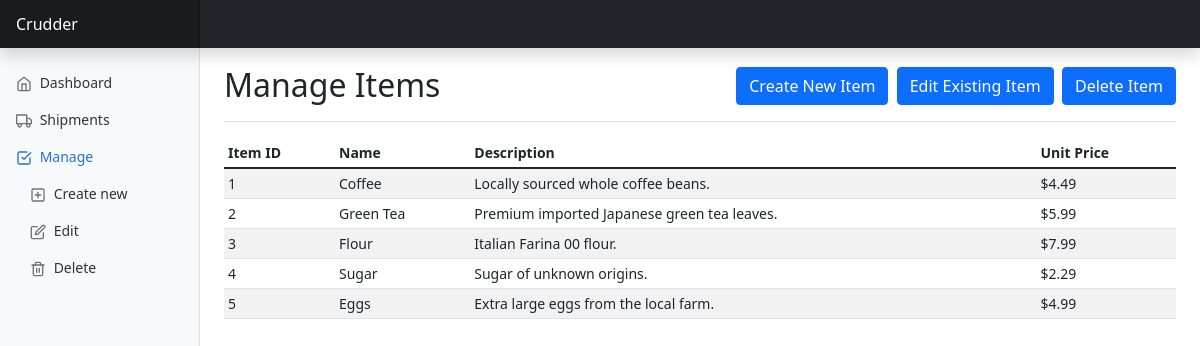
The page /manage on the database as committed earlier.
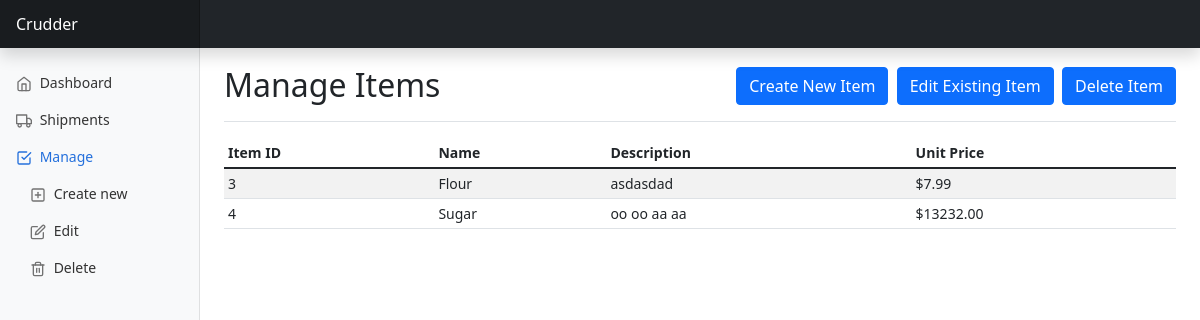
The same page on the database as committed later.
### tables this page shows
CREATE TABLE items (
  id INTEGER PRIMARY KEY AUTOINCREMENT,
  name TEXT,
  description TEXT,
  price REAL
);

### app.py (the view)
@app.route('/manage')
def manage():
    conn = db.get_db_connection()
    items = db.execute_query(
        conn=conn,
        query=constants.GET_ITEMS_QUERY
    ).fetchall()
    conn.close()
    return render_template('manage.html', items=items)

### db.py (called while the page is built)
def get_db_connection(db='database.db'):
    conn = sqlite3.connect(db)
    conn.row_factory = sqlite3.Row
    return conn

def get_db_cursor(conn):
    return conn.cursor()

def execute_query(conn, query, args=None):
    cursor = get_db_cursor(conn)
    if args:
        cursor.execute(query, args)
    else:
        cursor.execute(query)
    conn.commit()
    return cursor

### templates/manage.html (shortened to what this page needs)
{% extends "base.html" %}
{% block sidebar %}
  <li class="nav-item">
    <a class="nav-link" href="/index">
      <span data-feather="home"></span>
      Dashboard
    </a>
  </li>
  <li class="nav-item">
    <a class="nav-link" href="/shipments">
      <span data-feather="truck"></span>
      Shipments
    </a>
  </li>
  <li class="nav-item">
    <a class="nav-link active" aria-current="page" href="/manage">
      <span data-feather="check-square"></span>
      Manage
    </a>
    <ul class="nav flex-column">
      <li class="nav-item"><a class="nav-link" href="/manage/create">
        <span data-feather="plus-square"></span>
        Create new
      </a>
      </li>
      <li class="nav-item"><a class="nav-link" href="/manage/edit">
        <span data-feather="edit"></span>
        Edit
      </a>
      </li>
      <li class="nav-item"><a class="nav-link" href="/manage/delete">
        <span data-feather="trash-2"></span>
        Delete
      </a>
      </li>
    </ul>
  </li>
{% endblock %}
{% block header %}Manage Items{% endblock %}
{% block task_buttons %}
  <a href="/manage/create" class="btn btn-primary">Create New Item</a>
  <a href="/manage/edit" class="btn btn-primary">Edit Existing Item</a>
  <a href="/manage/delete" class="btn btn-primary">Delete Item</a>
{% endblock %}
{% block content %}
  <div class="table-responsive">
    <table class="table table-striped table-sm">
      <thead>
        <tr>
          <th scope="col">Item ID</th>
          <th scope="col">Name</th>
          <th scope="col">Description</th>
          <th scope="col">Unit Price</th>
        </tr>
      </thead>
      <tbody>
      {% for item in items %}
        <tr>
          <td>{{ item["id"] }}</td>
          <td>{{ item["name"] }}</td>
          <td>{{ item["description"] }}</td>
          <td>{{ "${:.2f}".format(item["price"]) }}</td>
        </tr>
      {% endfor %}</tbody>
    </table>
  </div>
{% endblock %}

### templates/base.html (shortened to what this page needs)
<!DOCTYPE html>
<html lang="en">
  <head>
    <link href="https://cdn.jsdelivr.net/npm/bootstrap@5.1.3/dist/css/bootstrap.min.css" rel="stylesheet"
>
    <link href="/static/dashboard.css" rel="stylesheet">
  </head>
  <body>
<header class="navbar navbar-dark sticky-top bg-dark flex-md-nowrap p-0 shadow">
  <a class="navbar-brand col-md-3 col-lg-2 me-0 px-3" href="/index">Crudder</a>
</header>
<div class="container-fluid">
  <div class="row">
    <nav id="sidebarMenu" class="col-md-3 col-lg-2 d-md-block bg-light sidebar collapse">
      <div class="position-sticky pt-3">
        <ul class="nav flex-column">
        {% block sidebar %}{% endblock %}
        </ul>
      </div>
    </nav>
    <main class="col-md-9 ms-sm-auto col-lg-10 px-md-4">
      <div class="d-flex justify-content-between flex-wrap flex-md-nowrap align-items-center pt-3 pb-2 mb-3 border-bottom">
        <h1 class="h2 pull-left">{% block header %}Welcome!{% endblock %}</h1>
        <h1 class="h2 pull-right">{% block task_buttons %}{% endblock %}</h1>
      </div>
    {% block content %}{% endblock %}
    </main>
  </div>
</div>
  </body>
</html>

### static/dashboard.css (style rules this page uses)
body { font-size: .875rem; }
li > ul > li { padding-left: 1em; }
.feather { width: 16px; height: 16px; vertical-align: text-bottom; }
.sidebar { position: fixed; top: 0; bottom: 0; left: 0; z-index: 100; padding: 48px 0 0; box-shadow: inset -1px 0 0 rgba(0, 0, 0, .1); }
.sidebar .nav-link { font-weight: 500; color: #333; }
.sidebar .nav-link .feather { margin-right: 4px; color: #727272; }
.sidebar .nav-link.active { color: #2470dc; }
.sidebar .nav-link:hover .feather, .sidebar .nav-link.active .feather { color: inherit; }
.navbar-brand { padding-top: .75rem; padding-bottom: .75rem; font-size: 1rem; background-color: rgba(0, 0, 0, .25); box-shadow: inset -1px 0 0 rgba(0, 0, 0, .25); }

Rows that differ between the two databases and show on the page:
removed items: id "1", name "Coffee", description "Locally sourced whole coffee beans.", price "$4.49"
removed items: id "2", name "Green Tea", description "Premium imported Japanese green tea leaves.", price "$5.99"
removed items: id "5", name "Eggs", description "Extra large eggs from the local farm.", price "$4.99"
changed items "Flour": description "Italian Farina 00 flour." → "asdasdad"
changed items "Sugar": description "Sugar of unknown origins." → "oo oo aa aa"; price "$2.29" → "$13232.00"
